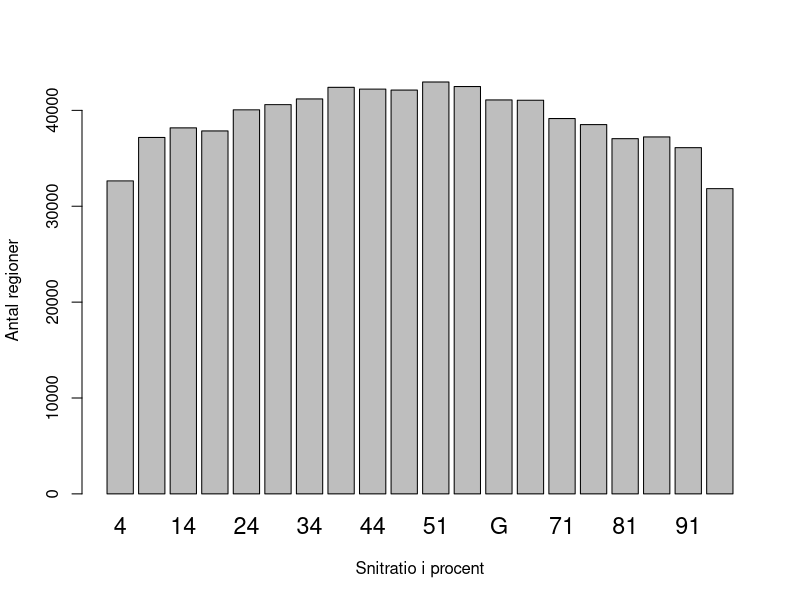
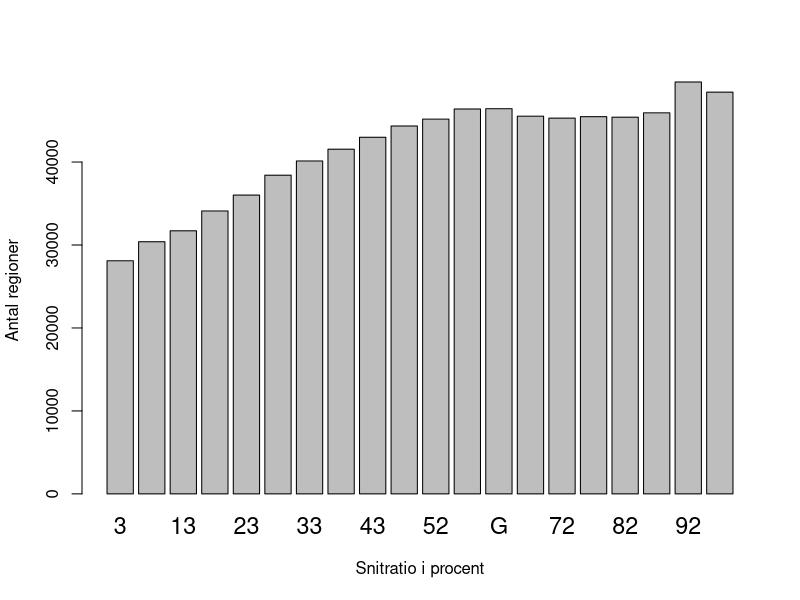

Recreate these plots in R, in order.
d0 <- read.table("csv/cut0cut1eatsperratio.csv", sep=",",header=TRUE)
d1 <- read.table("csv/cut2cut3eatsperratio.csv", sep=",",header=TRUE)

png("billeder/cut0cut1eatsperratio.png", height = 480, width = 800)
barplot(d0$interessante.regioner,bedside=TRUE,names=d0$ratios, cex.axis=1.0, cex.names = 1.4, xlab = "Snitratio i procent", ylab = "Antal regioner"  )
dev.off()
png("billeder/cut2cut3eatsperratio.png", height = 480, width = 800)
barplot(d1$interessante.regioner,bedside=TRUE,names=d1$ratios, cex.axis=1.0,  cex.names = 1.4, xlab = "Snitratio i procent", ylab = "Antal regioner"  )
dev.off()
q()
